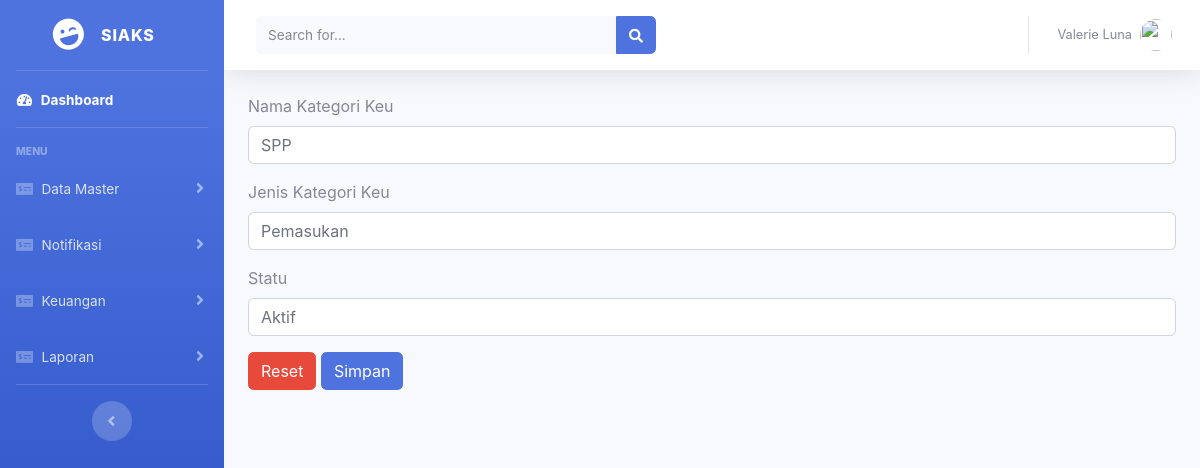
The app's page /index.php/kategori_keu/edit_kk/1 with its own data.
### tables this page shows
CREATE TABLE `tbl_kategori_keu` (
  `id_kk` varchar(50) NOT NULL,
  `nama_kk` varchar(50) NOT NULL,
  `jenis_kk` varchar(100) NOT NULL,
  `status_kk` varchar(50) NOT NULL
);

### application/controllers/kategori_keu.php (called while the page is built, shortened)
<?php
class Kategori_keu extends CI_Controller {
    public function edit_kk($id_kk){
        $where = array('id_kk' =>$id_kk);
        $data['Kategori_keu'] = $this->m_kk->edit_kk($where,'tbl_kategori_keu')->result();
        $this->load->view('templates/header');
		$this->load->view('templates/sidebar');
		$this->load->view('edit_kk',$data);
		$this->load->view('templates/footer');
    }
}
?>

### index.php (called while the page is built, shortened)
<?php
require_once BASEPATH.'core/CodeIgniter.php';

### application/models/m_kk.php (called while the page is built, shortened)
<?php
class M_kk extends CI_Model {
    public function edit_kk($where, $table){
        return $this->db->get_where($table,$where);
    }
}
?>

### application/views/edit_kk.php (the view, shortened to what this page needs)
<div class="content-wrepper container-fluid">
    <section class="content">
        <?php foreach ($Kategori_keu as $kk) { ?>
            <form action="<?php echo base_url().'kategori_keu/update';?>" method="post">
                <div class="form-group">
                    <label>Nama Kategori Keu</label>
                    <input type="text" name="nama_kk" class="form-control" value="<?php echo $kk->nama_kk ?>">
                </div>
                <div class="form-group">
                    <label>Jenis Kategori Keu</label>
                    <input type="text" name="jenis_kk" class="form-control" value="<?php echo $kk->jenis_kk ?>">
                </div>
                <div class="form-group">
                    <label>Statu</label>
                    <input type="text" name="status_kk" class="form-control" value="<?php echo $kk->status_kk ?>">
                </div>
                 <button type="reset" class="btn btn-danger">Reset</button>
                <button type="submit" class="btn btn-primary">Simpan</button>
            </form>
            <?php } ?>
    </section>
</div>

### records on screen
tbl_kategori_keu: nama_kk "SPP", jenis_kk "Pemasukan", status_kk "Aktif"
